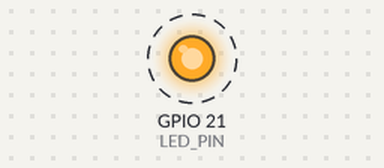
A program run on a simulated Raspberry Pi (BCM pin numbers). Shown: output pins drawn as LEDs (lit = HIGH). Dashed ring = blinking.

Above: at 0.05 s.
Timing chart, 0 to 3.0 s (numbered marks = the images above):
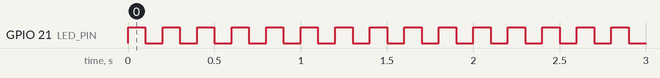

Measured:
- by itself, GPIO 21 (LED_PIN): alternates HIGH for 0.10 s and LOW for 0.10 s

The program:

1_GPIO_Python_tutorial_-_write.py
```python
#匯入模組 - Import library
import RPi.GPIO as GPIO
import time

#Pin變數 - Pin variable
LED_PIN = 21

#設置GPIO - GPIO Setup
GPIO.setmode(GPIO.BCM) #GPIO.BCM (GPIO引腳號) / GPIO.BOARD (物理引腳號)
GPIO.setup(LED_PIN, GPIO.OUT)

#無限循環
while True:
	#輸出高電平 High
	GPIO.output(LED_PIN, 1)
	#卡著等待0.1秒，再繼續執行下一行
	time.sleep(0.1)
	#輸出低電平 Low
	GPIO.output(LED_PIN, 0)
	#卡著等待0.1秒，再繼續循環
	time.sleep(0.1)
```
